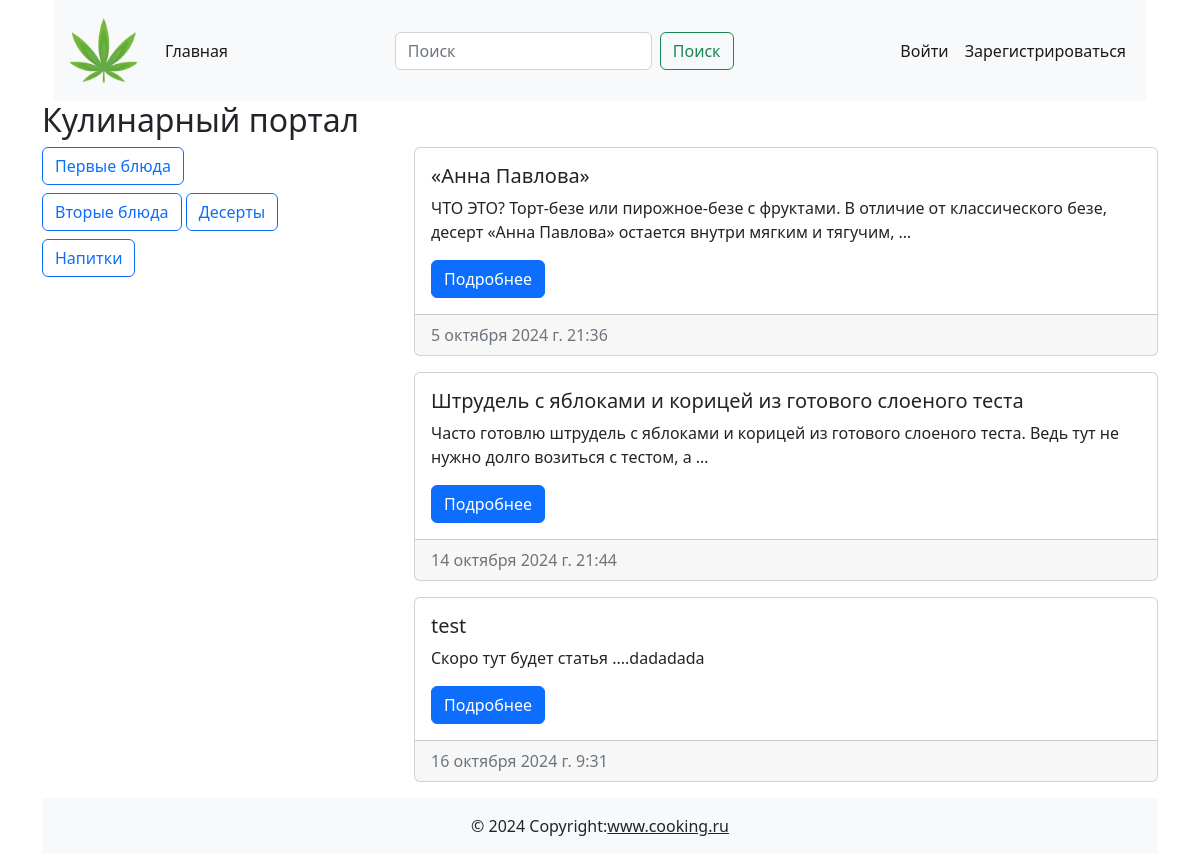
Screenshot of /category/3/ with the database file from the repository.
### cooking/models.py (models this page shows, shortened)
class Category(models.Model):
    title = models.CharField(max_length=255, verbose_name='Название категории')
    class Meta:
        verbose_name = 'Категория'
        verbose_name_plural = 'Категории'

class Post(models.Model):
    title = models.CharField(max_length=255, verbose_name='Заголовок статьи')
    content = models.TextField(default='Скоро тут будет статья ....', verbose_name='Текст статьи')
    created_at = models.DateTimeField(auto_now_add=True, verbose_name='Дата создания')
    updated_at = models.DateTimeField(auto_now=True, verbose_name='Дата обновления')
    photo = models.ImageField(upload_to='photos/', blank=True, null=True, verbose_name='Изображение')
    watched = models.IntegerField(default=0, verbose_name='Просмотры')
    is_published = models.BooleanField(default=True, verbose_name='Публикация')
    category = models.ForeignKey(Category, on_delete=models.CASCADE, verbose_name='Категория')
    def get_absolute_url(self):
        return reverse('post_detail', kwargs={'pk': self.pk})
    class Meta:
        verbose_name = 'Пост'
        verbose_name_plural = 'Посты'

### cooking/views.py (the view, shortened to what this page needs)
# urls.py: path('category/<int:pk>/', ArticleByCategory.as_view(), name='category_list'),
class ArticleByCategory(Index):
   def get_queryset(self):
    return Post.objects.filter(category_id=self.kwargs['pk'], is_published=True)

### cooking/templatetags/blog_tags.py (called while the page is built)
@register.simple_tag
def get_all_categories():
    return Category.objects.all()

### cooking/templates/Cooking/index.html
{% extends "base.html" %}
{% load blog_tags %}
{% block main %}
   <h2>Кулинарный портал</h2>
   <div class="d-flex justify-content-between">
    <div class="col-3">
        {% get_all_categories as categories %}
        {% for category in categories %}
        {% include 'cooking/components/_category_buttons.html' %}
        {% endfor %}
    </div>
    <div class="col-8">
        {% for post in posts %}
        {% include 'cooking/components/_post_list.html' %}
        {% endfor %}
    </div>
   </div>
{% endblock main %}

### cooking/templates/Cooking/components/_category_buttons.html
<a href="{% url 'category_list' category.pk %}" class="btn btn-outline-primary mb-2">{{ category.title }}</a>

### cooking/templates/Cooking/components/_post_list.html
<div class="card mb-3">
    <div class="card-body">
        <h5 class="card-title">{{ post.title }}</h5>
        <p class="card-text">{{ post.content|truncatewords:20 }}</p>
        <a href="{{ post.get_absolute_url }}" class="btn btn-primary">Подробнее</a>
    </div>
    <div class="card-footer text-muted">
        {{ post.created_at }}
    </div>
</div>

### rows the page displays
Category: title "Первые блюда"
Category: title "Вторые блюда"
Category: title "Десерты"
Category: title "Напитки"
Post: title "«Анна Павлова»", content "ЧТО ЭТО? Торт-безе или пирожное-безе с фруктами. В отличие от классического безе, десерт «Анна Павлова» остается внутри мягким и тягучим, …", created_at "5 октября 2024 г. 21:36"
Post: title "Штрудель с яблоками и корицей из готового слоеного теста", content "Часто готовлю штрудель с яблоками и корицей из готового слоеного теста. Ведь тут не нужно долго возиться с тестом, а …", created_at "14 октября 2024 г. 21:44"
Post: title "test", content "Скоро тут будет статья ....dadadada", created_at "16 октября 2024 г. 9:31"
